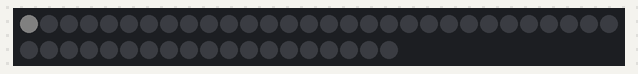
A sketch run on a simulated Arduino Uno, built with avr-gcc and run on an emulated ATmega328P. Parts: 49 RGB LEDs in strip order, left to right, continuing on the next row. Dim RGB values are drawn brighter than linear.

Above: at 0.01 s.
At 0.88 s:
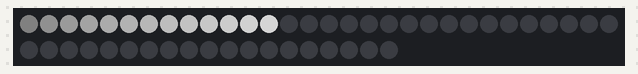
At 1.74 s:
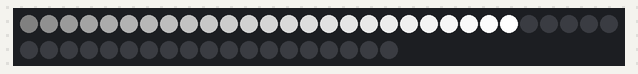
At 2.61 s:
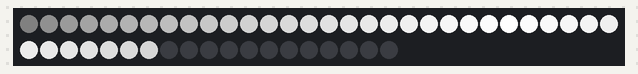
At 3.5 s:
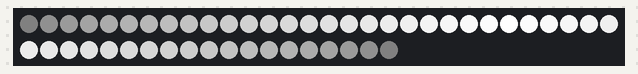

The sketch:

code_2_1.ino
```cpp
#include <FastLED.h>

#define TOTAL_LEDS 49
#define FADE_EFFECT_DELAY 70 // Adjust this delay as needed

#define DATA_PIN 3            // Digital pin connected to the LED
#define CENTER_BRIGHTNESS 255 // Maximum brightness for center LEDs
#define CORNER_BRIGHTNESS 5   // Maximum brightness for corner LEDs

CRGB leds[TOTAL_LEDS];

void setup() {
  FastLED.addLeds<NEOPIXEL, DATA_PIN>(leds, TOTAL_LEDS);
  FastLED.show(); // Initialize LEDs
}

void loop() {
  // Fade in from the left
  for (int ledIndex = 0; ledIndex < TOTAL_LEDS; ledIndex++) {
    int center = TOTAL_LEDS / 2;
    int distanceToCenter = abs(center - ledIndex);
    int maxBrightness =
        CENTER_BRIGHTNESS -
        (distanceToCenter * (CENTER_BRIGHTNESS - CORNER_BRIGHTNESS) / center);

    leds[ledIndex] = CRGB(maxBrightness, maxBrightness, maxBrightness);

    FastLED.show();
    delay(FADE_EFFECT_DELAY);
  }

  // Fade out to the right
  for (int ledIndex = TOTAL_LEDS - 1; ledIndex >= 0; ledIndex--) {
    int center = TOTAL_LEDS / 2;
    int distanceToCenter = abs(center - ledIndex);
    int maxBrightness =
        CENTER_BRIGHTNESS -
        (distanceToCenter * (CENTER_BRIGHTNESS - CORNER_BRIGHTNESS) / center);

    leds[ledIndex] = CRGB(maxBrightness, maxBrightness, maxBrightness);

    FastLED.show();
    delay(FADE_EFFECT_DELAY);
  }
}
```
